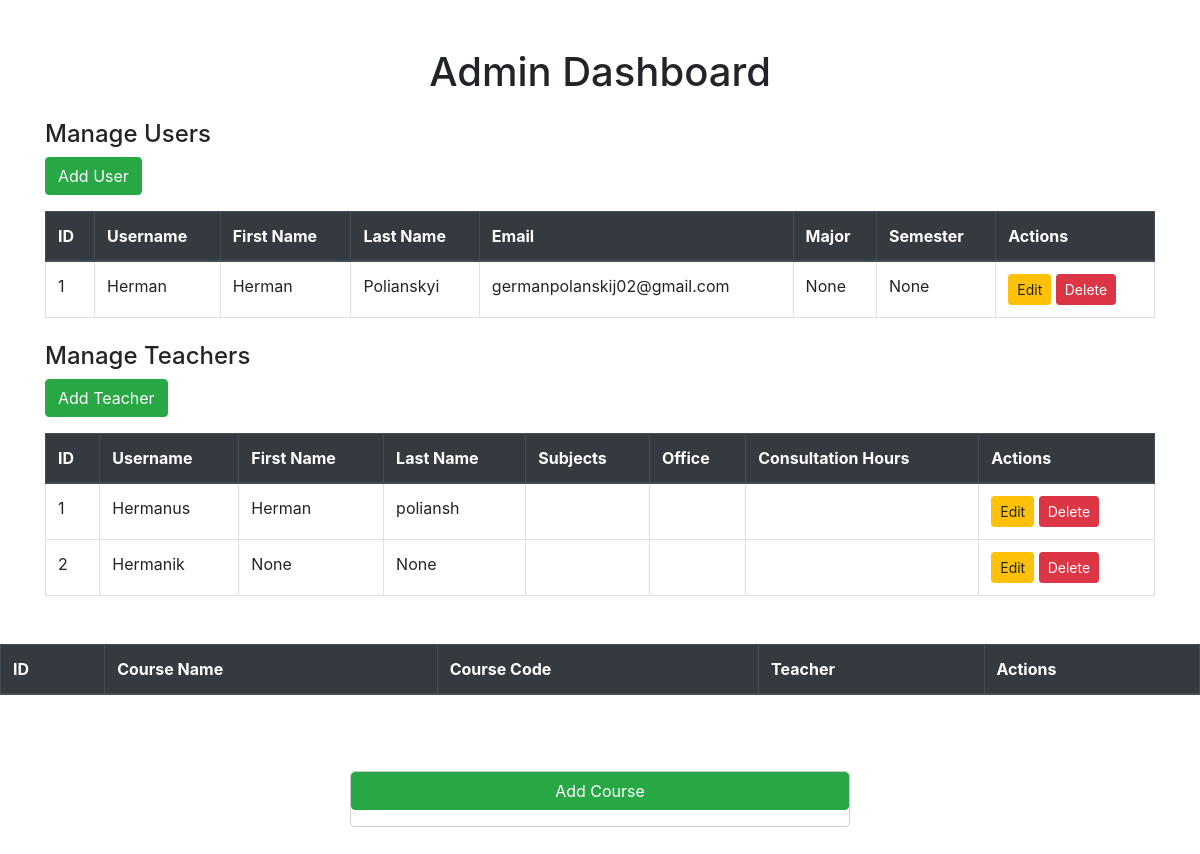
/admin (signed in), run on the app's committed database.
### app.py (models this page shows)
class User(UserMixin, db.Model):
    id = db.Column(db.Integer, primary_key=True)
    username = db.Column(db.String(150), unique=True, nullable=False)
    password = db.Column(db.String(150), nullable=False)
    account_type = db.Column(db.String(50), nullable=False)
    courses = db.relationship('Course', secondary='enrollment', backref=db.backref('enrolled_students', lazy=True))
    email = db.Column(db.String(150), nullable=True)
    first_name = db.Column(db.String(100), nullable=True)
    last_name = db.Column(db.String(100), nullable=True)
    major = db.Column(db.String(150), nullable=True)
    semester = db.Column(db.Integer, nullable=True)

class Teacher(UserMixin, db.Model):
    id = db.Column(db.Integer, primary_key=True)
    username = db.Column(db.String(150), unique=True, nullable=False)
    password = db.Column(db.String(150), nullable=False)
    account_type = db.Column(db.String(50), nullable=False)
    first_name = db.Column(db.String(100), nullable=True)
    last_name = db.Column(db.String(100), nullable=True)
    subjects = db.Column(db.String(200), nullable=False)
    office = db.Column(db.String(100), nullable=False)
    consultation_hours = db.Column(db.String(100), nullable=False)

### app.py (the view)
@app.route('/admin', methods=['GET', 'POST'])
@login_required
def admin_page():
    if not current_user.is_authenticated:
        flash("You must be logged in to access this page.", "danger")
        return redirect(url_for('login'))
    teachers = Teacher.query.all()
    users = User.query.all()
    return render_template('admin_page.html', teachers=teachers, users=users)

### app.py (called while the page is built)
@login_manager.user_loader
def load_user(user_id):
    user = User.query.get(int(user_id))
    if not user:
        user = Teacher.query.get(int(user_id))
    if not user:
        user = Admin.query.get(int(user_id))
    return user

### templates/admin_page.html (shortened to what this page needs)
<!DOCTYPE html>
<html lang="en">
<head>
    <link rel="stylesheet" href="https://cdn.jsdelivr.net/npm/bootstrap@4.3.1/dist/css/bootstrap.min.css"
>
</head>
<body>
    <div class="container mt-5">
        <h1 class="text-center mb-4">Admin Dashboard</h1>
        <div class="mb-4">
            <h4>Manage Users</h4>
            <a href="{{ url_for('add_user') }}" class="btn btn-success mb-3">Add User</a>
            <table class="table table-bordered table-hover">
                <thead class="thead-dark">
                    <tr>
                        <th>ID</th>
                        <th>Username</th>
                        <th>First Name</th>
                        <th>Last Name</th>
                        <th>Email</th>
                        <th>Major</th>
                        <th>Semester</th>
                        <th>Actions</th>
                    </tr>
                </thead>
                <tbody>
                    {% for user in users %}
                        <tr>
                            <td>{{ user.id }}</td>
                            <td>{{ user.username }}</td>
                            <td>{{ user.first_name }}</td>
                            <td>{{ user.last_name }}</td>
                            <td>{{ user.email }}</td>
                            <td>{{ user.major }}</td>
                            <td>{{ user.semester }}</td>
                            <td>
                                <a href="{{ url_for('edit_user', user_id=user.id) }}" class="btn btn-sm btn-warning">Edit</a>
                                <a href="{{ url_for('delete_user', user_id=user.id) }}"
                                    class="btn btn-sm btn-danger"
                                    onclick="return confirm('Are you sure you want to delete this user?')">Delete</a>
                            </td>
                        </tr>
                    {% endfor %}
                </tbody>
            </table>
        </div>
        <div class="mb-5">
            <h4>Manage Teachers</h4>
            <button class="btn btn-success mb-3" data-toggle="modal" data-target="#addTeacherModal">Add Teacher</button>
            <table class="table table-bordered table-hover">
                <thead class="thead-dark">
                    <tr>
                        <th>ID</th>
                        <th>Username</th>
                        <th>First Name</th>
                        <th>Last Name</th>
                        <th>Subjects</th>
                        <th>Office</th>
                        <th>Consultation Hours</th>
                        <th>Actions</th>
                    </tr>
                </thead>
                <tbody>
                    {% for teacher in teachers %}
                        <tr>
                            <td>{{ teacher.id }}</td>
                            <td>{{ teacher.username }}</td>
                            <td>{{ teacher.first_name }}</td>
                            <td>{{ teacher.last_name }}</td>
                            <td>{{ teacher.subjects }}</td>
                            <td>{{ teacher.office }}</td>
                            <td>{{ teacher.consultation_hours }}</td>
                            <td>
                                <a href="{{ url_for('edit_teacher', teacher_id=teacher.id) }}" class="btn btn-sm btn-warning">Edit</a>
                                <a href="{{ url_for('delete_teacher', teacher_id=teacher.id) }}"
                                    class="btn btn-sm btn-danger"
                                    onclick="return confirm('Are you sure you want to delete this teacher?')">Delete</a>
                            </td>
                        </tr>
                    {% endfor %}
                </tbody>
            </table>
        </div>
    </div>
    {% extends 'admin_courses.html' %}

### templates/admin_courses.html (shortened to what this page needs)
<div class="mb-4">
    <table class="table table-bordered table-hover">
        <thead class="thead-dark">
            <tr>
                <th>ID</th>
                <th>Course Name</th>
                <th>Course Code</th>
                <th>Teacher</th>
                <th>Actions</th>
            </tr>
        </thead>
    </table>
</div>
<class class="container">
<div class="modal-dialog">
    <div class="modal-content">
        <a href="{{ url_for('manage_courses') }}" class="btn btn-success mb-3">Add Course</a>
    </div>
</div>
</class>

### data on the page
User: id "1", username "Herman", first_name "Herman", last_name "Polianskyi", email "germanpolanskij02@gmail.com", major "None", semester "None"
Teacher: id "1", username "Hermanus", first_name "Herman", last_name "poliansh"
Teacher: id "2", username "Hermanik", first_name "None", last_name "None"
